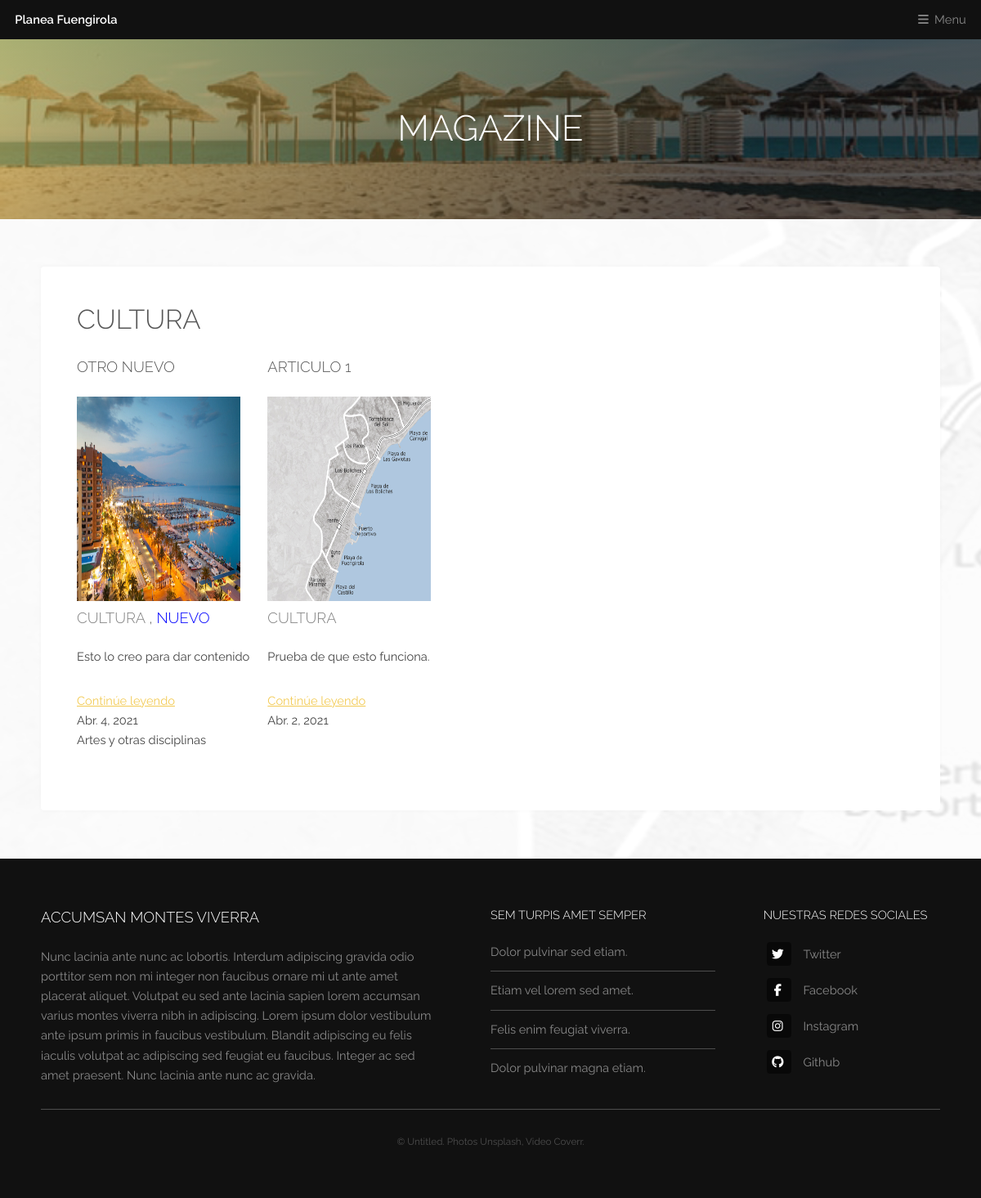
The app's page /magazine/categoria/1 with its own data.
### magazine/models.py (models this page shows, shortened)
class Category(models.Model):
    name = models.CharField(max_length=100, verbose_name="Nombre")
    description = models.CharField(
        max_length=250, verbose_name="Descripción", null=True)
    created_at = models.DateTimeField(
        auto_now_add=True, verbose_name="Fecha de creación")
    class Meta:
        verbose_name = "Categoría"
        verbose_name_plural = "Categorías"
    def __str__(self) -> str:
        return self.name

class Article(models.Model):
    title = models.CharField(max_length=150, verbose_name='Título')
    subtitle = models.CharField(
        max_length=255, verbose_name='Subtitulo', default='null', blank=True)
    lead = RichTextField(default='null', verbose_name='Entrada')
    content = RichTextField(verbose_name='Contenido')
    image = VersatileImageField(
        null=True, blank=True, verbose_name='Imagen', upload_to='articles')
    public = models.BooleanField(default=False, verbose_name='Publicado')
    user = models.ForeignKey(User, editable=False,
                             verbose_name="Autor", on_delete=models.CASCADE)
    categories = models.ManyToManyField(
        Category, verbose_name='Categorías', null=True, blank=True, related_name='articulos')
    published=models.DateTimeField(verbose_name="Fecha de publicación",default=now)
    created_at = models.DateTimeField(
        auto_now_add=True, verbose_name='Fecha de creación')
    update_at = models.DateTimeField(
        auto_now=True, verbose_name='Actualizado')
    class Meta:
        verbose_name = 'Artículo'
        verbose_name_plural = 'Artículos'
        ordering=['-published']

### magazine/views.py (the view)
def categories(request, category_id):
    category = get_object_or_404(Category, id=category_id)
    articles = Article.objects.filter(categories=category_id)
    return render(request, 'magazine/categories/category.html', {
        'category': category
    })

### magazine/context_processor.py (called while the page is built)
def get_categories(request):
    ids_in_use = Article.objects.filter(
        public=True).values_list('categories', flat=True)
    categories = Category.objects.filter(
        id__in=ids_in_use).values_list('id', 'name')
    return{
        'categories': categories,
        'ids': ids_in_use
    }

### testimonials/context_proccesors.py (called while the page is built)
def get_testimonials(request):
    testimonials = Testimonial.objects.all().order_by('?')[:3]
    return{
        'testimonials': testimonials
    }

### core/templates/magazine/categories/category.html (shortened to what this page needs)
{% extends 'layout/base.html' %}  {% block content %}
<div id="heading">
  <h1>Magazine</h1>
</div>
<section id="main" class="wrapper">
  <div class="inner">
    <div class="content">
      <h2><a href="{% url 'categorias' category.id %}"
        >{{category.name}}</a></h2>
      {%include 'magazine/articles/arts.html' with articles=category.articulos.all %}
      <p>{{category.description}}</p>
    </div>
  </div>
</section>
{% endblock %}

### core/templates/layout/base.html (shortened to what this page needs)
<!DOCTYPE html>
{% load static %}
<html>
  <head>
    <link rel="stylesheet" href="{% static 'css/main.css' %}" />
  </head>
  <body class="is-preload">
    <header id="header">
      <a class="logo" href="{% url 'home' %}">Planea Fuengirola</a>
      <nav>
        <a href="#menu">Menu</a>
      </nav>
    </header>
    {% block content %}{% endblock content %}
    <footer id="footer">
      <div class="inner">
        <div class="content">
          <section>
            <h3>Accumsan montes viverra</h3>
            <p>
              Nunc lacinia ante nunc ac lobortis. Interdum adipiscing gravida
              odio porttitor sem non mi integer non faucibus ornare mi ut ante
              amet placerat aliquet. Volutpat eu sed ante lacinia sapien lorem
              accumsan varius montes viverra nibh in adipiscing. Lorem ipsum
              dolor vestibulum ante ipsum primis in faucibus vestibulum. Blandit
              adipiscing eu felis iaculis volutpat ac adipiscing sed feugiat eu
              faucibus. Integer ac sed amet praesent. Nunc lacinia ante nunc ac
              gravida.
            </p>
          </section>
          <section>
            <h4>Sem turpis amet semper</h4>
            <ul class="alt">
              <li><a href="#">Dolor pulvinar sed etiam.</a></li>
              <li><a href="#">Etiam vel lorem sed amet.</a></li>
              <li><a href="#">Felis enim feugiat viverra.</a></li>
              <li><a href="#">Dolor pulvinar magna etiam.</a></li>
            </ul>
          </section>
          <section>
            <h4>Nuestras Redes Sociales</h4>
            <ul class="plain">
              <li>
                <a href="#"><i class="icon fa-twitter">&nbsp;</i>Twitter</a>
              </li>
              <li>
                <a href="#"><i class="icon fa-facebook">&nbsp;</i>Facebook</a>
              </li>
              <li>
                <a href="#"><i class="icon fa-instagram">&nbsp;</i>Instagram</a>
              </li>
              <li>
                <a href="#"><i class="icon fa-github">&nbsp;</i>Github</a>
              </li>
            </ul>
          </section>
        </div>
        <div class="copyright">
          &copy; Untitled. Photos <a href="https://unsplash.co">Unsplash</a>,
          Video <a href="https://coverr.co">Coverr</a>.
        </div>
      </div>
    </footer>
  </body>
</html>

### core/templates/magazine/articles/arts.html (shortened to what this page needs)
<div class="row">
{% for article in articles %} {% if article.public == 1 %}
{% if "num(article.id)%2==0" %}
<div class="card w-25">
    <div class="card-header">
        <h3><a href="{% url 'articulo' article.id %}">{{article.title}}</h3>
    </div>
    {% if article.image != 'null' and article.image.url %}
          <img class="card-img-right" width="200" height="250" src="{{article.image.url}}" role="img" aria-label="Placeholder: Thumbnail" preserveAspectRatio="xMidYMid slice" focusable="false">
    {% endif %}
    <div class="card-body">
        <h3 class="card-title">{% for category in article.categories.all%}
      {% if category.name == 'Importante'%}
      <a href="{% url 'categorias' category.id %}"
        ><span style="color: red">{{category}}</span></a
      >
      {%elif category.name == 'Nuevo'%}
      <a href="{% url 'categorias' category.id %}"
        ><span style="color: blue">{{category}}</span></a
      >
      {%else%}
      <a href="{% url 'categorias' category.id %}"
        ><span style="color: gray">{{category}}</span></a
      >
      {%endif%} {% if forloop.counter < article.categories.all|length%}
      {{ ','}} {%endif%} {% endfor %}</h3>
        <p class="card-text">{{article.subtitle}}</p>
        <a href="{% url 'articulo' article.id %}" class="stretched-link">Continúe leyendo</a>
    </div>
    <div class="card-footer">
        {{article.published|date}}
    </div>
</div>
{% endif %}{%endif%} {% endfor %}
</div>

### records on screen
Category: name "CULTURA", value ",", description "Artes y otras disciplinas"
Article: title "OTRO NUEVO", image (picture), subtitle "Esto lo creo para dar contenido", published "Abr. 4, 2021"
Category: name "NUEVO"
Article: title "ARTICULO 1", image (picture), subtitle "Prueba de que esto funciona.", published "Abr. 2, 2021"
